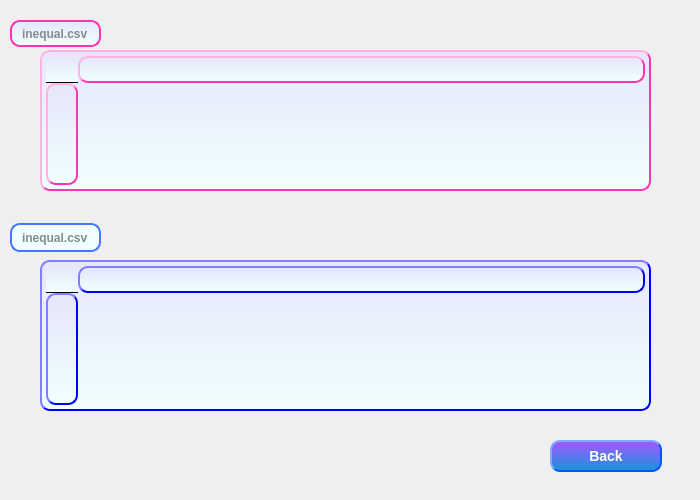
<?xml version="1.0" encoding="UTF-8"?>
<ui version="4.0">
 <class>ResultPage</class>
 <widget class="QWidget" name="ResultPage">
  <property name="geometry">
   <rect>
    <x>0</x>
    <y>0</y>
    <width>700</width>
    <height>500</height>
   </rect>
  </property>
  <property name="windowTitle">
   <string>Form</string>
  </property>
  <widget class="QPushButton" name="CloseBtn">
   <property name="geometry">
    <rect>
     <x>550</x>
     <y>440</y>
     <width>112</width>
     <height>32</height>
    </rect>
   </property>
   <property name="styleSheet">
    <string notr="true">QPushButton
{
    color:#ffffff; /*文字颜色*/
    background-color:qlineargradient(x1: 0, y1: 0, x2: 0, y2: 1, stop:0 #aa55ff, stop: 1 #1296db);/*背景色*/
    border-style:outset; /*边框风格*/
    border-width:2px;/*边框宽度*/
    border-color:#0055ff; /*边框颜色*/
    border-radius:10px; /*边框倒角*/
    font:bold 14px; /*字体*/
    font-family: Segoe UI;
    min-width:100px;/*控件最小宽度*/
    min-height:20px;/*控件最小高度*/
    padding:4px;/*内边距*/
}
QPushButton:hover
{
    color:#ffffff; /*文字颜色*/
    background-color:qlineargradient(x1: 0, y1: 0, x2: 0, y2: 1, stop:0 #ff55ff, stop: 1 #1296db);/*背景色*/
    border-style:outset; /*边框风格*/
    border-width:2px;/*边框宽度*/
    border-color:#0055ff; /*边框颜色*/
    border-radius:10px; /*边框倒角*/
    font:bold 14px; /*字体*/
    font-family: Segoe UI;
    min-width:100px;/*控件最小宽度*/
    min-height:20px;/*控件最小高度*/
    padding:4px;/*内边距*/
}
QPushButton:pressed
{
    color:#ffffff; /*文字颜色*/
    background-color:qlineargradient(x1: 0, y1: 0, x2: 0, y2: 1, stop:0 #ff55ff, stop: 1 #aa00ff);/*背景色*/
    border-style:outset; /*边框风格*/
    border-width:2px;/*边框宽度*/
    border-color:#0055ff; /*边框颜色*/
    border-radius:10px; /*边框倒角*/
    font:bold 14px; /*字体*/
    font-family: Segoe UI;
    min-width:100px;/*控件最小宽度*/
    min-height:20px;/*控件最小高度*/
    padding:4px;/*内边距*/
}</string>
   </property>
   <property name="text">
    <string>Back</string>
   </property>
  </widget>
  <widget class="QTableWidget" name="eq">
   <property name="geometry">
    <rect>
     <x>40</x>
     <y>50</y>
     <width>611</width>
     <height>141</height>
    </rect>
   </property>
   <property name="styleSheet">
    <string notr="true">color:#838B8B; /*文字颜色*/
    background-color:qlineargradient(x1: 0, y1: 0, x2: 0, y2: 1, stop:0 #E6E6FA, stop: 1 #F0FFFF);
    border-style:outset; /*边框风格*/
    border-width:2px;/*边框宽度*/
    border-color:#FF34B3; /*边框颜色*/
    border-radius:10px; /*边框倒角*/
    font:bold 9px; /*字体*/
    font-family: Segoe UI;
    min-width:20px;/*控件最小宽度*/
    min-height:15px;/*控件最小高度*/
    padding:4px;/*内边距*/
</string>
   </property>
  </widget>
  <widget class="QTableWidget" name="neq">
   <property name="geometry">
    <rect>
     <x>40</x>
     <y>260</y>
     <width>611</width>
     <height>151</height>
    </rect>
   </property>
   <property name="styleSheet">
    <string notr="true">color:#838B8B; /*文字颜色*/
    background-color: qlineargradient(x1: 0, y1: 0, x2: 0, y2: 1, stop:0 #E6E6FA, stop: 1 #F0FFFF);
    border-style:outset; /*边框风格*/
    border-width:2px;/*边框宽度*/
    border-color:#0000FF; /*边框颜色*/
    border-radius:10px; /*边框倒角*/
    font:bold 9px; /*字体*/
    font-family: Segoe UI;
    min-width:20px;/*控件最小宽度*/
    min-height:15px;/*控件最小高度*/
    padding:4px;/*内边距*/
</string>
   </property>
  </widget>
  <widget class="QLineEdit" name="lineEdit">
   <property name="geometry">
    <rect>
     <x>10</x>
     <y>223</y>
     <width>91</width>
     <height>29</height>
    </rect>
   </property>
   <property name="styleSheet">
    <string notr="true">color:#838B8B; /*文字颜色*/
    background-color: #F0FFFF;
    border-style:solid; /*边框风格*/
    border-width:2px;/*边框宽度*/
    border-color:#4876FF; /*边框颜色*/
    border-radius:10px; /*边框倒角*/
    font:bold 12px; /*字体*/
    font-family: Segoe UI;
    min-width:30px;/*控件最小宽度*/
    min-height:15px;/*控件最小高度*/
    padding:4px;/*内边距*/
</string>
   </property>
   <property name="text">
    <string>inequal.csv</string>
   </property>
   <property name="alignment">
    <set>Qt::AlignCenter</set>
   </property>
  </widget>
  <widget class="QLineEdit" name="lineEdit_2">
   <property name="geometry">
    <rect>
     <x>10</x>
     <y>20</y>
     <width>91</width>
     <height>27</height>
    </rect>
   </property>
   <property name="styleSheet">
    <string notr="true">color:#838B8B; /*文字颜色*/
    background-color:qlineargradient(x1: 0, y1: 0, x2: 0, y2: 1, stop:0 #E6E6FA, stop: 1 #F0FFFF);
    border-style:solid; /*边框风格*/
    border-width:2px;/*边框宽度*/
    border-color:#FF34B3; /*边框颜色*/
    border-radius:10px; /*边框倒角*/
    font:bold 12px; /*字体*/
    font-family: Segoe UI;
    min-width:20px;/*控件最小宽度*/
    min-height:15px;/*控件最小高度*/
    padding:4px;/*内边距*/
</string>
   </property>
   <property name="text">
    <string>inequal.csv</string>
   </property>
   <property name="alignment">
    <set>Qt::AlignCenter</set>
   </property>
  </widget>
 </widget>
 <resources/>
 <connections/>
</ui>
